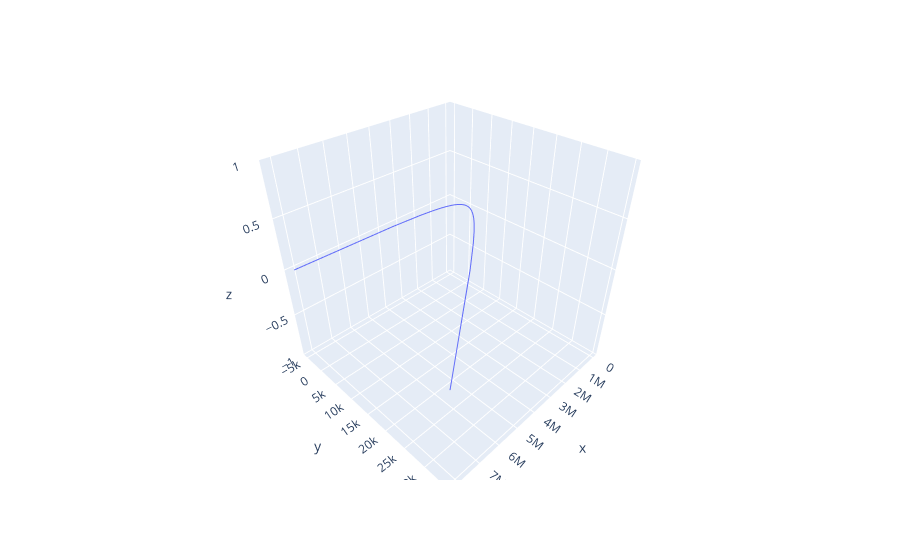

Notebook code cell kept with this figure:
### Code cell
plot_3dtraj(r0, v0, k, filepath='test.html')

### Figure 1 — Plotly figure (JSON) as saved in the notebook; plotly's stock layout.template omitted (floating-point values rounded to 4 significant figures; data arrays with more than 128 entries replaced by an {"elided": "..."} marker saying what was removed)
{"data": [{"hovertemplate": "x=%{x}<br>y=%{y}<br>z=%{z}<extra></extra>", "legendgroup": "", "line": {"color": "#636efa", "dash": "solid"}, "marker": {"symbol": "circle"}, "mode": "lines", "name": "", "scene": "scene", "showlegend": false, "type": "scatter3d", "x": {"elided": "9998 float values"}, "y": {"elided": "9998 float values"}, "z": {"elided": "9998 int values"}}], "layout": {"legend": {"tracegroupgap": 0}, "margin": {"t": 60}, "scene": {"domain": {"x": [0, 1], "y": [0, 1]}, "xaxis": {"title": {"text": "x"}}, "yaxis": {"title": {"text": "y"}}, "zaxis": {"title": {"text": "z"}}}}}
